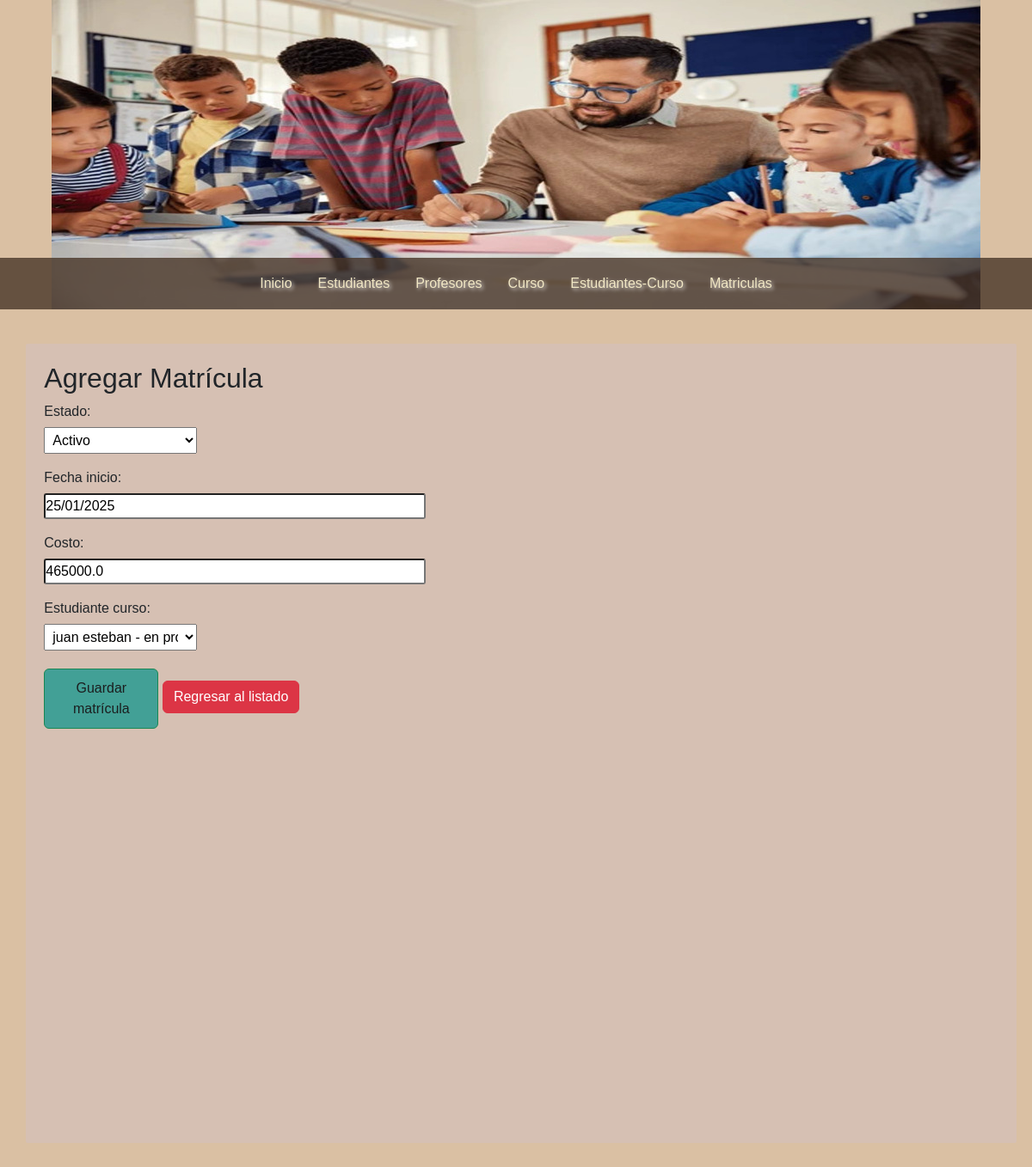
Page /matriculas/editar/5/ on the committed database.
### estudiante_curso/models.py (models this page shows)
class EstudianteCurso(models.Model):
    estudiante = models.ForeignKey(Persona, on_delete=models.SET_NULL, null = True, related_name='cursos', limit_choices_to={'rol':'Estudiante'})
    curso = models.ForeignKey(curso, on_delete=models.SET_NULL, null= True)
    fechaInicio = models.DateField()
    fechaFinal = models.DateField()
    estado = models.CharField(max_length=100)
    notaFinal = models.DecimalField(max_digits=3, decimal_places=2)
    def __str__(self):
        return f'{self.estudiante.nombre} - {self.estado} - Nota Final: {self.notaFinal}'
    class Meta:
        db_table = 'Estudiantes_Cursos'

### matricula/models.py (models this page shows, shortened)
class Matricula(models.Model):
    estado = models.CharField(max_length=150)
    fecha_inicio = models.DateField()
    costo = models.DecimalField(max_digits=8, decimal_places=1)
    estudiante_curso = models.ForeignKey(EstudianteCurso, on_delete=models.SET_NULL, null=True)
    class Meta:
        db_table = 'Matriculas'

### matricula/views.py (the view)
# urls.py: path('matriculas/editar/<int:id>/', formulario_matricula, name='editar_matricula'),
def formulario_matricula(request, id=None):
    if id:  # Si se proporciona un ID, se está editando una matrícula
        matricula = get_object_or_404(Matricula, id=id)
        form = MatriculaForm(instance=matricula)
    else:
        form = MatriculaForm()
    if request.method == 'POST':
        form = MatriculaForm(request.POST, instance=matricula if id else None)
        if form.is_valid():
            form.save()
            return redirect('lista-matriculas')
    return render(request, 'formulario_matricula.html', {'form': form})

### matricula/forms.py
class MatriculaForm(forms.ModelForm):
    ESTADO_CHOICES = [
        ('Activo', 'Activo'),
        ('Suspendido', 'Suspendido'),
        ('Finalizado', 'Finalizado'),
    ]
    estado = forms.ChoiceField(choices=ESTADO_CHOICES)
    class Meta:
        model = Matricula
        fields = ['estado', 'fecha_inicio', 'costo', 'estudiante_curso']  # Asegúrate de incluir el campo de estudiante_curso

### matricula/templates/formulario_matricula.html (shortened to what this page needs)
{% extends "index.html" %}
{% block content %}
    <h2>Agregar Matrícula</h2>
    <form method="post">
        {{ form.as_p }}
        <button type="submit" class="btn btn-success">Guardar matrícula</button>
        <a href="{% url 'lista-matriculas' %}" class="btn btn-danger">Regresar al listado</a>
    </form>
{% endblock %}

### mainApp/static/css/styles.css (style rules this page uses)
* { margin: 0px; padding: 0px; font-family: Arial, Helvetica, sans-serif; text-decoration: none; }
body { background-color: #DAC0A3; }
.box form { width: 40%; }
.box form input, .box form label { display: block; border-radius: 3px; height: 30px; }
.box form input { width: 100%; margin-bottom: 15px; }
.box form input[type="submit"], .box form button { padding: 10px; margin-top: 5px; background: #42a096; color: #1B1E1F; width: 30%; transition: 300ms all; }
.box form select { display: block; margin-bottom: 15px; width: 40%; padding: 5px; }

### mainApp/templates/index.html (style rules this page uses)
body { background-color: #DAC0A3; }

### rows in the picture
EstudianteCurso: estado "Activo"
Matricula: fecha_inicio "25/01/2025", costo "465000.0", estudiante_curso "juan esteban - en proceso - Nota Final: 0.00"
